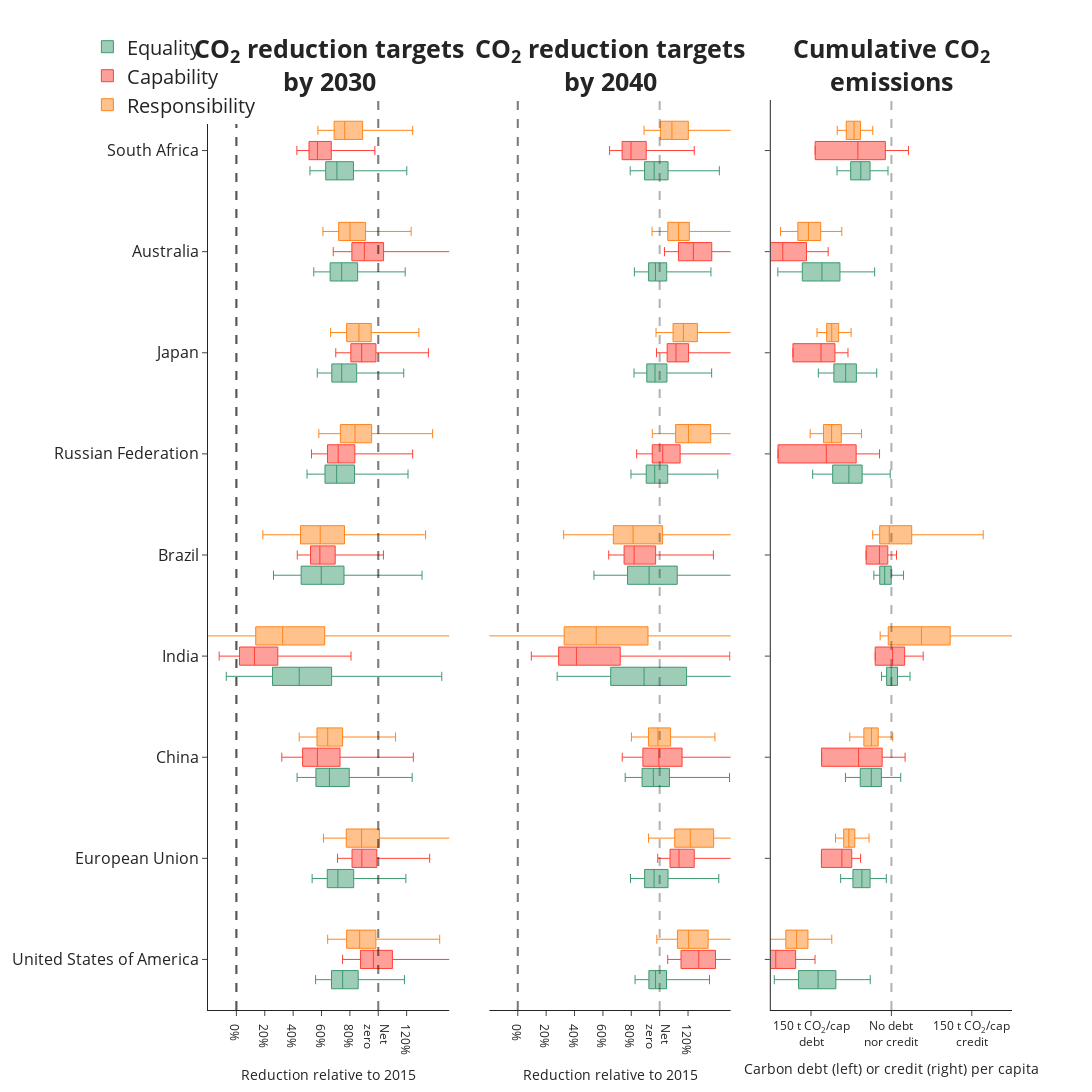

Notebook code for this chart:
### Markdown cell above
## Plot

### Code cell
fig = make_subplots(rows=1, cols=3,
                    specs=[[{}, {}, {}]],
                    subplot_titles=("<b>CO<sub>2</sub> reduction targets<br>by 2030", "<b>CO<sub>2</sub> reduction targets<br>by 2040", "<b>Cumulative CO<sub>2</sub><br>emissions"),
                    horizontal_spacing = 0.05, vertical_spacing=0.05, shared_xaxes=False, shared_yaxes=True)

fig.add_trace(go.Box(x=vals_2030_pcc, y=regs_pcc, name = 'Equality', boxpoints=False, offsetgroup='A', marker_color='rgba(61, 153, 112, 1)', line_width=1), 1, 1)
fig.add_trace(go.Box(x=vals_2030_ap, y=regs_ap,name = 'Capability',boxpoints=False, offsetgroup='B', marker_color='rgba(255, 65, 54, 1)', line_width=1), 1, 1)
fig.add_trace(go.Box(x=vals_2030_ecpc, y=regs_ecpc, name = 'Responsibility',boxpoints=False, offsetgroup='C', marker_color='rgba(255, 133, 27,1)', line_width=1), 1, 1)
fig.add_vline(x=0, line_width=2, line_dash="dash", line_color="black")
fig.add_vline(x=1, line_width=2, line_dash="dash", line_color="black")

fig.add_trace(go.Box(x=vals_2040_pcc, y=regs_pcc, offsetgroup='A', showlegend=False, boxpoints=False, marker_color='rgba(61, 153, 112, 1)', line_width=1), 1, 2)
fig.add_trace(go.Box(x=vals_2040_ap, y=regs_ap, offsetgroup='B', showlegend=False, boxpoints=False, marker_color='rgba(255, 65, 54, 1)', line_width=1), 1, 2)
fig.add_trace(go.Box(x=vals_2040_ecpc, y=regs_ecpc, offsetgroup='C', showlegend=False, boxpoints=False,  marker_color='rgba(255, 133, 27,1)', line_width=1), 1, 2)
fig.add_vline(x=0, line_width=2, line_dash="dash", line_color="black")
fig.add_vline(x=1, line_width=2, line_dash="dash", line_color="black")

fig.add_trace(go.Box(x=debt_pcc, y=regs_pcc, offsetgroup='A', showlegend=False, boxpoints=False, marker_color='rgba(61, 153, 112, 1)', line_width=1), 1, 3)
fig.add_trace(go.Box(x=debt_ap, y=regs_ap, offsetgroup='B', showlegend=False, boxpoints=False, marker_color='rgba(255, 65, 54, 1)', line_width=1), 1, 3)
fig.add_trace(go.Box(x=debt_ecpc, y=regs_ecpc, offsetgroup='C', showlegend=False, boxpoints=False,  marker_color='rgba(255, 133, 27,1)', line_width=1), 1, 3)
fig.add_vline(x=0, line_width=2, line_dash="dash", line_color="black")

fig.update_layout(
    boxmode='group', # group together boxes of the different traces for each value of x
      boxgap=0.4,       # Space between different categories (days)
    boxgroupgap=0.1,
        yaxis=dict(tickfont=dict(size=16)),   # Increase tick font size for first subplot
        yaxis2=dict(tickfont=dict(size=16), showline=False, ticks='')
)

for i in range(3):
  fig.update_xaxes(
      tickvals=[[0, 0.2, 0.4, 0.6, 0.8, 1.0, 1.2], [0, 0.2, 0.4, 0.6, 0.8, 1.0, 1.2], [-100, 0, 100]][i],  # Custom tick positions
      ticktext=[['0%', '20%', '40%', '60%', '80%', 'Net<br>zero', '120%'], ['0%', '20%', '40%', '60%', '80%', 'Net<br>zero', '120%'], ['150 t CO<sub>2</sub>/cap<br>debt', 'No debt<br>nor credit', '150 t CO<sub>2</sub>/cap<br>credit']][i],  # Custom tick labels
      row=1, col=1+i,
      range=[[-0.2, 1.5], [-0.2, 1.5], [-150, 150]][i],
      title_text = ["Reduction relative to 2015", "Reduction relative to 2015", "Carbon debt (left) or credit (right) per capita"][i],
  )

fig.update_traces(orientation='h')
for annotation in fig['layout']['annotations']:
    annotation['font'] = dict(size=25)
fig.update_layout(height=1300, width=1600, template='simple_white',
                  legend=dict(
                     x=-0.15, y=1.08,
        font=dict(size=20)
    ))
fig.write_image(path_figs / "Figure_2.png", scale=4)
fig.show()

### Figure 1 — Plotly figure (JSON) as saved in the notebook; plotly's stock layout.template omitted (floating-point values rounded to 4 significant figures; data arrays with more than 128 entries replaced by an {"elided": "..."} marker saying what was removed)
{"data": [{"boxpoints": false, "line": {"width": 1}, "marker": {"color": "rgba(61, 153, 112, 1)"}, "name": "Equality", "offsetgroup": "A", "orientation": "h", "type": "box", "x": {"elided": "1620 float values"}, "xaxis": "x", "y": {"elided": "1620 str values"}, "yaxis": "y"}, {"boxpoints": false, "line": {"width": 1}, "marker": {"color": "rgba(255, 65, 54, 1)"}, "name": "Capability", "offsetgroup": "B", "orientation": "h", "type": "box", "x": {"elided": "405 float values"}, "xaxis": "x", "y": {"elided": "405 str values"}, "yaxis": "y"}, {"boxpoints": false, "line": {"width": 1}, "marker": {"color": "rgba(255, 133, 27,1)"}, "name": "Responsibility", "offsetgroup": "C", "orientation": "h", "type": "box", "x": {"elided": "4860 float values"}, "xaxis": "x", "y": {"elided": "4860 str values"}, "yaxis": "y"}, {"boxpoints": false, "line": {"width": 1}, "marker": {"color": "rgba(61, 153, 112, 1)"}, "offsetgroup": "A", "orientation": "h", "showlegend": false, "type": "box", "x": {"elided": "1620 float values"}, "xaxis": "x2", "y": {"elided": "1620 str values"}, "yaxis": "y2"}, {"boxpoints": false, "line": {"width": 1}, "marker": {"color": "rgba(255, 65, 54, 1)"}, "offsetgroup": "B", "orientation": "h", "showlegend": false, "type": "box", "x": {"elided": "405 float values"}, "xaxis": "x2", "y": {"elided": "405 str values"}, "yaxis": "y2"}, {"boxpoints": false, "line": {"width": 1}, "marker": {"color": "rgba(255, 133, 27,1)"}, "offsetgroup": "C", "orientation": "h", "showlegend": false, "type": "box", "x": {"elided": "4860 float values"}, "xaxis": "x2", "y": {"elided": "4860 str values"}, "yaxis": "y2"}, {"boxpoints": false, "line": {"width": 1}, "marker": {"color": "rgba(61, 153, 112, 1)"}, "offsetgroup": "A", "orientation": "h", "showlegend": false, "type": "box", "x": {"elided": "1620 float values"}, "xaxis": "x3", "y": {"elided": "1620 str values"}, "yaxis": "y3"}, {"boxpoints": false, "line": {"width": 1}, "marker": {"color": "rgba(255, 65, 54, 1)"}, "offsetgroup": "B", "orientation": "h", "showlegend": false, "type": "box", "x": {"elided": "405 float values"}, "xaxis": "x3", "y": {"elided": "405 str values"}, "yaxis": "y3"}, {"boxpoints": false, "line": {"width": 1}, "marker": {"color": "rgba(255, 133, 27,1)"}, "offsetgroup": "C", "orientation": "h", "showlegend": false, "type": "box", "x": {"elided": "4860 float values"}, "xaxis": "x3", "y": {"elided": "4860 str values"}, "yaxis": "y3"}], "layout": {"annotations": [{"font": {"size": 25}, "showarrow": false, "text": "<b>CO<sub>2</sub> reduction targets<br>by 2030", "x": 0.15, "xanchor": "center", "xref": "paper", "y": 1, "yanchor": "bottom", "yref": "paper"}, {"font": {"size": 25}, "showarrow": false, "text": "<b>CO<sub>2</sub> reduction targets<br>by 2040", "x": 0.5, "xanchor": "center", "xref": "paper", "y": 1, "yanchor": "bottom", "yref": "paper"}, {"font": {"size": 25}, "showarrow": false, "text": "<b>Cumulative CO<sub>2</sub><br>emissions", "x": 0.85, "xanchor": "center", "xref": "paper", "y": 1, "yanchor": "bottom", "yref": "paper"}], "boxgap": 0.4, "boxgroupgap": 0.1, "boxmode": "group", "height": 1300, "legend": {"font": {"size": 20}, "x": -0.15, "y": 1.08}, "shapes": [{"line": {"color": "black", "dash": "dash", "width": 2}, "type": "line", "x0": 0, "x1": 0, "xref": "x", "y0": 0, "y1": 1, "yref": "y domain"}, {"line": {"color": "black", "dash": "dash", "width": 2}, "type": "line", "x0": 1, "x1": 1, "xref": "x", "y0": 0, "y1": 1, "yref": "y domain"}, {"line": {"color": "black", "dash": "dash", "width": 2}, "type": "line", "x0": 0, "x1": 0, "xref": "x", "y0": 0, "y1": 1, "yref": "y domain"}, {"line": {"color": "black", "dash": "dash", "width": 2}, "type": "line", "x0": 0, "x1": 0, "xref": "x2", "y0": 0, "y1": 1, "yref": "y2 domain"}, {"line": {"color": "black", "dash": "dash", "width": 2}, "type": "line", "x0": 1, "x1": 1, "xref": "x", "y0": 0, "y1": 1, "yref": "y domain"}, {"line": {"color": "black", "dash": "dash", "width": 2}, "type": "line", "x0": 1, "x1": 1, "xref": "x2", "y0": 0, "y1": 1, "yref": "y2 domain"}, {"line": {"color": "black", "dash": "dash", "width": 2}, "type": "line", "x0": 0, "x1": 0, "xref": "x", "y0": 0, "y1": 1, "yref": "y domain"}, {"line": {"color": "black", "dash": "dash", "width": 2}, "type": "line", "x0": 0, "x1": 0, "xref": "x2", "y0": 0, "y1": 1, "yref": "y2 domain"}, {"line": {"color": "black", "dash": "dash", "width": 2}, "type": "line", "x0": 0, "x1": 0, "xref": "x3", "y0": 0, "y1": 1, "yref": "y3 domain"}], "width": 1600, "xaxis": {"anchor": "y", "domain": [0, 0.3], "range": [-0.2, 1.5], "ticktext": ["0%", "20%", "40%", "60%", "80%", "Net<br>zero", "120%"], "tickvals": [0, 0.2, 0.4, 0.6, 0.8, 1, 1.2], "title": {"text": "Reduction relative to 2015"}}, "xaxis2": {"anchor": "y2", "domain": [0.35, 0.65], "range": [-0.2, 1.5], "ticktext": ["0%", "20%", "40%", "60%", "80%", "Net<br>zero", "120%"], "tickvals": [0, 0.2, 0.4, 0.6, 0.8, 1, 1.2], "title": {"text": "Reduction relative to 2015"}}, "xaxis3": {"anchor": "y3", "domain": [0.7, 1], "range": [-150, 150], "ticktext": ["150 t CO<sub>2</sub>/cap<br>debt", "No debt<br>nor credit", "150 t CO<sub>2</sub>/cap<br>credit"], "tickvals": [-100, 0, 100], "title": {"text": "Carbon debt (left) or credit (right) per capita"}}, "yaxis": {"anchor": "x", "domain": [0, 1], "tickfont": {"size": 16}}, "yaxis2": {"anchor": "x2", "domain": [0, 1], "matches": "y", "showline": false, "showticklabels": false, "tickfont": {"size": 16}, "ticks": ""}, "yaxis3": {"anchor": "x3", "domain": [0, 1], "matches": "y", "showticklabels": false}}}
